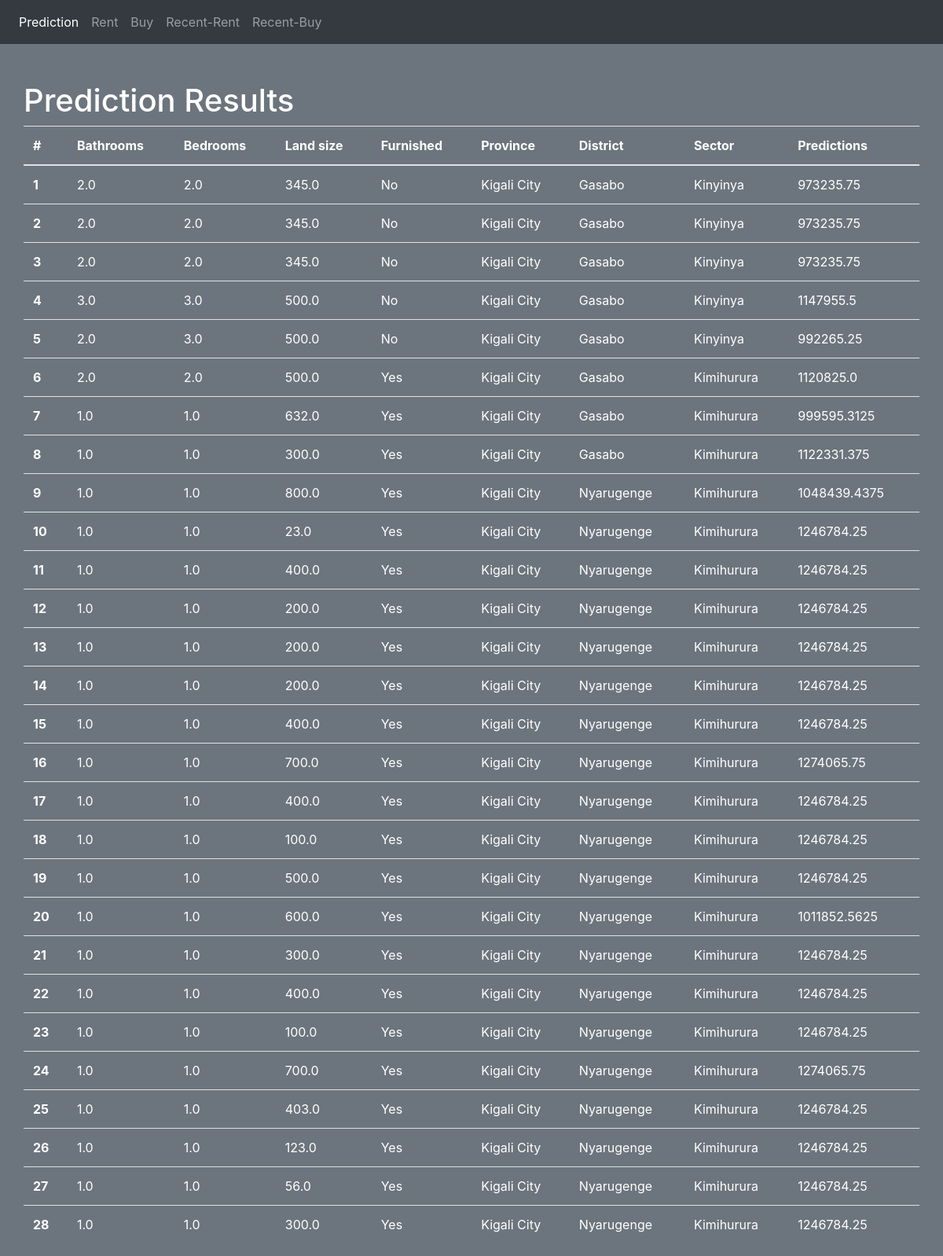
Before: /results/ with the older database file.
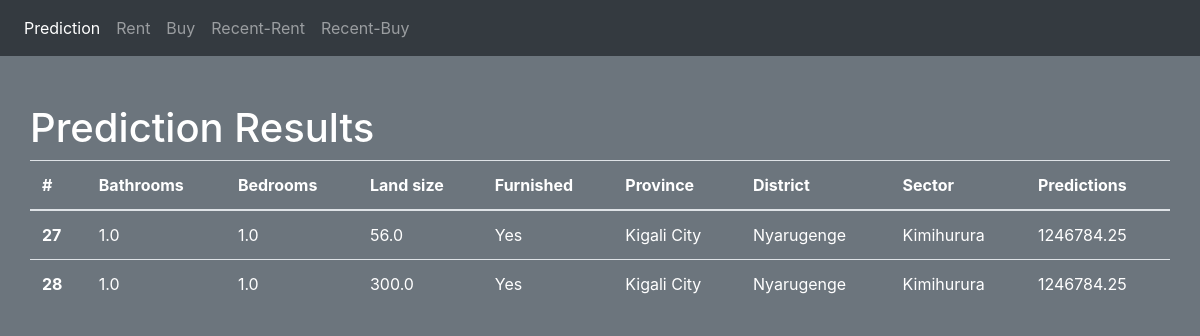
After: the same page with the newer database file.
### predict/models.py (models this page shows, shortened)
class PredResults(models.Model):
    bedrooms=models.FloatField()
    bathrooms=models.FloatField()
    land_size=models.FloatField()
    furnished=models.CharField(max_length=5, choices=FURNISHED_CHOICES)
    province=models.CharField(max_length=50)
    district=models.CharField(max_length=50)
    sector=models.CharField(max_length=50)
    prediction=models.FloatField()

### predict/views.py (the view)
# urls.py: path('results/', views.view_results, name='results'),
def view_results(request):
    data = {"dataset": PredResults.objects.all()}
    return render(request, "results.html", data)

### templates/results.html
{% extends "base.html" %}
{% block main %}
    <div class="container pt-5">
        <div class="row">
        <h1>Prediction Results</h1>
            <table class="table text-white">
                <thead>
                <tr>
                <th scope="col">#</th>
                <th scope="col">Bathrooms</th>
                <th scope="col">Bedrooms</th>
                <th scope="col">Land size</th>
                <th scope="col">Furnished</th>
                <th scope="col">Province</th>
                <th scope="col">District</th>
                <th scope="col">Sector</th>
                <th scope="col">Predictions</th>
                </tr>
                </thead>
                <tbody>
                {% for data in dataset %}
                    <tr>
                    <th scope="row">{{ data.id }}</th>
                    <td>{{ data.bathrooms }}</td>
                    <td>{{ data.bedrooms }}</td>
                    <td>{{ data.land_size }}</td>
                    <td>{{ data.furnished }}</td>
                    <td>{{ data.province }}</td>
                    <td>{{ data.district }}</td>
                    <td>{{ data.sector }}</td>
                    <td>{{ data.prediction }}</td>
                    </tr>
                {% endfor %}
                </tbody>
            </table>
        </div>
    </div>
{% endblock %}

Changed rows visible on the page:
removed PredResults: id "1", bathrooms "2.0", bedrooms "2.0", land_size "345.0", furnished "No", province "Kigali City", district "Gasabo", sector "Kinyinya", prediction "973235.75"
removed PredResults: id "2", bathrooms "2.0", bedrooms "2.0", land_size "345.0", furnished "No", province "Kigali City", district "Gasabo", sector "Kinyinya", prediction "973235.75"
removed PredResults: id "3", bathrooms "2.0", bedrooms "2.0", land_size "345.0", furnished "No", province "Kigali City", district "Gasabo", sector "Kinyinya", prediction "973235.75"
removed PredResults: id "4", bathrooms "3.0", bedrooms "3.0", land_size "500.0", furnished "No", province "Kigali City", district "Gasabo", sector "Kinyinya", prediction "1147955.5"
removed PredResults: id "5", bathrooms "2.0", bedrooms "3.0", land_size "500.0", furnished "No", province "Kigali City", district "Gasabo", sector "Kinyinya", prediction "992265.25"
removed PredResults: id "6", bathrooms "2.0", bedrooms "2.0", land_size "500.0", furnished "Yes", province "Kigali City", district "Gasabo", sector "Kimihurura", prediction "1120825.0"
removed PredResults: id "7", bathrooms "1.0", bedrooms "1.0", land_size "632.0", furnished "Yes", province "Kigali City", district "Gasabo", sector "Kimihurura", prediction "999595.3125"
removed PredResults: id "8", bathrooms "1.0", bedrooms "1.0", land_size "300.0", furnished "Yes", province "Kigali City", district "Gasabo", sector "Kimihurura", prediction "1122331.375"
removed PredResults: id "9", bathrooms "1.0", bedrooms "1.0", land_size "800.0", furnished "Yes", province "Kigali City", district "Nyarugenge", sector "Kimihurura", prediction "1048439.4375"
removed PredResults: id "10", bathrooms "1.0", bedrooms "1.0", land_size "23.0", furnished "Yes", province "Kigali City", district "Nyarugenge", sector "Kimihurura", prediction "1246784.25"
removed PredResults: id "11", bathrooms "1.0", bedrooms "1.0", land_size "400.0", furnished "Yes", province "Kigali City", district "Nyarugenge", sector "Kimihurura", prediction "1246784.25"
removed PredResults: id "12", bathrooms "1.0", bedrooms "1.0", land_size "200.0", furnished "Yes", province "Kigali City", district "Nyarugenge", sector "Kimihurura", prediction "1246784.25"
removed PredResults: id "13", bathrooms "1.0", bedrooms "1.0", land_size "200.0", furnished "Yes", province "Kigali City", district "Nyarugenge", sector "Kimihurura", prediction "1246784.25"
removed PredResults: id "14", bathrooms "1.0", bedrooms "1.0", land_size "200.0", furnished "Yes", province "Kigali City", district "Nyarugenge", sector "Kimihurura", prediction "1246784.25"
removed PredResults: id "15", bathrooms "1.0", bedrooms "1.0", land_size "400.0", furnished "Yes", province "Kigali City", district "Nyarugenge", sector "Kimihurura", prediction "1246784.25"
removed PredResults: id "16", bathrooms "1.0", bedrooms "1.0", land_size "700.0", furnished "Yes", province "Kigali City", district "Nyarugenge", sector "Kimihurura", prediction "1274065.75"
removed PredResults: id "17", bathrooms "1.0", bedrooms "1.0", land_size "400.0", furnished "Yes", province "Kigali City", district "Nyarugenge", sector "Kimihurura", prediction "1246784.25"
removed PredResults: id "18", bathrooms "1.0", bedrooms "1.0", land_size "100.0", furnished "Yes", province "Kigali City", district "Nyarugenge", sector "Kimihurura", prediction "1246784.25"
removed PredResults: id "19", bathrooms "1.0", bedrooms "1.0", land_size "500.0", furnished "Yes", province "Kigali City", district "Nyarugenge", sector "Kimihurura", prediction "1246784.25"
removed PredResults: id "20", bathrooms "1.0", bedrooms "1.0", land_size "600.0", furnished "Yes", province "Kigali City", district "Nyarugenge", sector "Kimihurura", prediction "1011852.5625"
removed PredResults: id "21", bathrooms "1.0", bedrooms "1.0", land_size "300.0", furnished "Yes", province "Kigali City", district "Nyarugenge", sector "Kimihurura", prediction "1246784.25"
removed PredResults: id "22", bathrooms "1.0", bedrooms "1.0", land_size "400.0", furnished "Yes", province "Kigali City", district "Nyarugenge", sector "Kimihurura", prediction "1246784.25"
removed PredResults: id "23", bathrooms "1.0", bedrooms "1.0", land_size "100.0", furnished "Yes", province "Kigali City", district "Nyarugenge", sector "Kimihurura", prediction "1246784.25"
removed PredResults: id "24", bathrooms "1.0", bedrooms "1.0", land_size "700.0", furnished "Yes", province "Kigali City", district "Nyarugenge", sector "Kimihurura", prediction "1274065.75"
removed PredResults: id "25", bathrooms "1.0", bedrooms "1.0", land_size "403.0", furnished "Yes", province "Kigali City", district "Nyarugenge", sector "Kimihurura", prediction "1246784.25"
removed PredResults: id "26", bathrooms "1.0", bedrooms "1.0", land_size "123.0", furnished "Yes", province "Kigali City", district "Nyarugenge", sector "Kimihurura", prediction "1246784.25"
